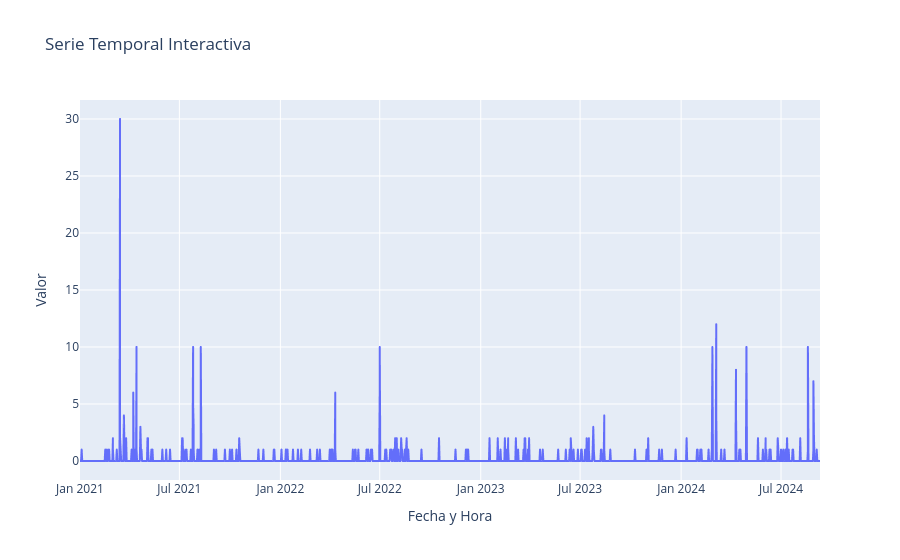

The code cell stored with this chart in its notebook:
### Markdown cell above
Mejor vista..

### Code cell
import pandas as pd
import numpy as np
import plotly.express as px

# Gráfico interactivo
fig = px.line(df, x=df.index, y=df["Unidades"], title='Serie Temporal Interactiva')
fig.update_layout(
    xaxis_title='Fecha y Hora',
    yaxis_title='Valor',
    hovermode='x unified'
)
fig.show()

### Figure 1 — Plotly figure (JSON) as saved in the notebook; plotly's stock layout.template omitted (floating-point values rounded to 4 significant figures; data arrays with more than 128 entries replaced by an {"elided": "..."} marker saying what was removed)
{"data": [{"hovertemplate": "fecha=%{x}<br>Unidades=%{y}<extra></extra>", "legendgroup": "", "line": {"color": "#636efa", "dash": "solid"}, "marker": {"symbol": "circle"}, "mode": "lines", "name": "", "showlegend": false, "type": "scattergl", "x": {"elided": "1420 str values"}, "xaxis": "x", "y": {"elided": "1420 int values"}, "yaxis": "y"}], "layout": {"hovermode": "x unified", "legend": {"tracegroupgap": 0}, "title": {"text": "Serie Temporal Interactiva"}, "xaxis": {"anchor": "y", "domain": [0, 1], "title": {"text": "Fecha y Hora"}}, "yaxis": {"anchor": "x", "domain": [0, 1], "title": {"text": "Valor"}}}}
